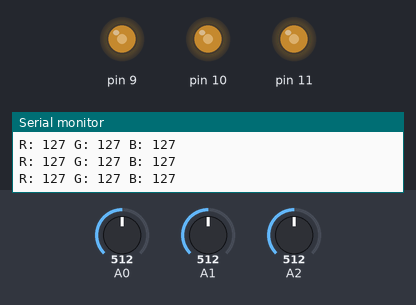
Bench run of a sketch on a simulated Arduino Uno, built with avr-gcc and run on an emulated ATmega328P. On the bench: output pins drawn as LEDs (lit = HIGH), the last lines printed to the serial monitor. Inputs (shaded band) come from the test bench; at power-on: A0 = 512, A1 = 512, A2 = 512.

Above: at 1.2 s.
1.3 s: A0 set to 45
At 2.5 s:
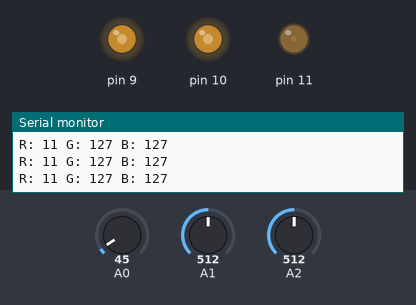
2.8 s: A0 set to 35
At 4.1 s:
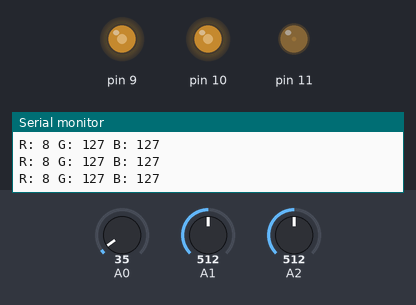
5.8 s: A1 set to 413
At 6.2 s:
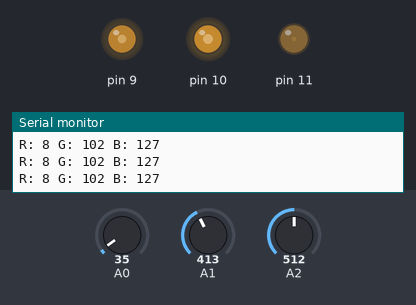
8.8 s: A1 set to 391
At 9.5 s:
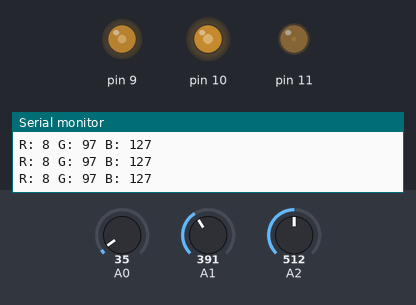
11.8 s: A2 set to 716
At 13.0 s:
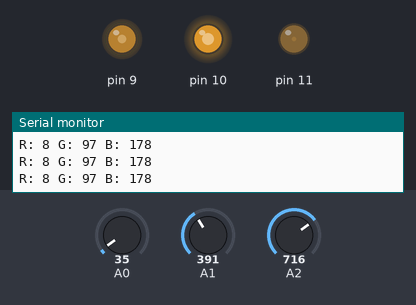
13.3 s: A2 set to 409
At 14.3 s:
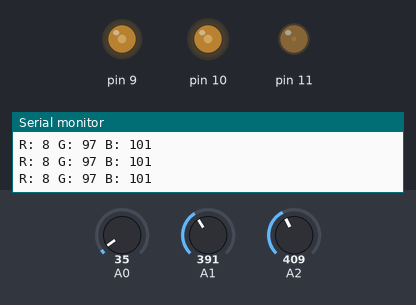
14.8 s: A2 set to 389
Timing chart, 0 to 17.8 s (numbered marks = the images above; inputs shaded):
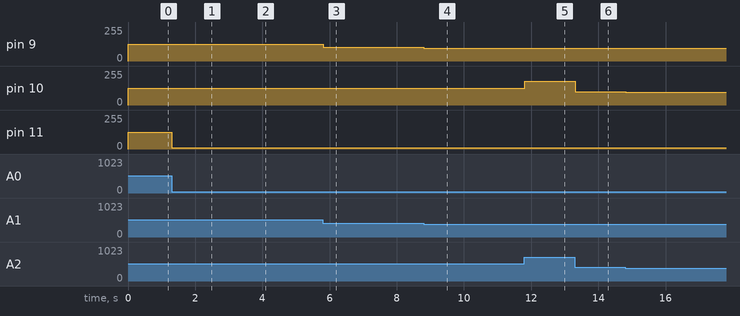

Measured:
- after the input at 1.3 s, pin 11: 127/255 → 11/255 at once
- after the input at 2.8 s, pin 11: 11/255 → 8/255 at once
- after the input at 5.8 s, pin 9: 127/255 → 102/255 at once
- after the input at 8.8 s, pin 9: 102/255 → 97/255 at once
- after the input at 11.8 s, pin 10: 127/255 → 178/255 at once
- after the input at 13.3 s, pin 10: 178/255 → 101/255 at once
- after the input at 14.8 s, pin 10: 101/255 → 96/255 at once

The sketch:

rgb_lamp.ino
```cpp
int RVal;
int GVal;
int BVal;

void setup() {
  pinMode(9, OUTPUT);
  pinMode(10, OUTPUT);
  pinMode(11, OUTPUT);
  Serial.begin(9600);
}

void loop() {
  RVal = map(analogRead(A0), 0, 1023, 0, 255);
  GVal = map(analogRead(A1), 0, 1023, 0, 255);
  BVal = map(analogRead(A2), 0, 1023, 0, 255);

  analogWrite(11, RVal);
  analogWrite(9, GVal);
  analogWrite(10, BVal);

  Serial.print("R: ");
  Serial.print(RVal);
  Serial.print(" G: ");
  Serial.print(GVal);
  Serial.print(" B: ");
  Serial.println(BVal);
}
```
